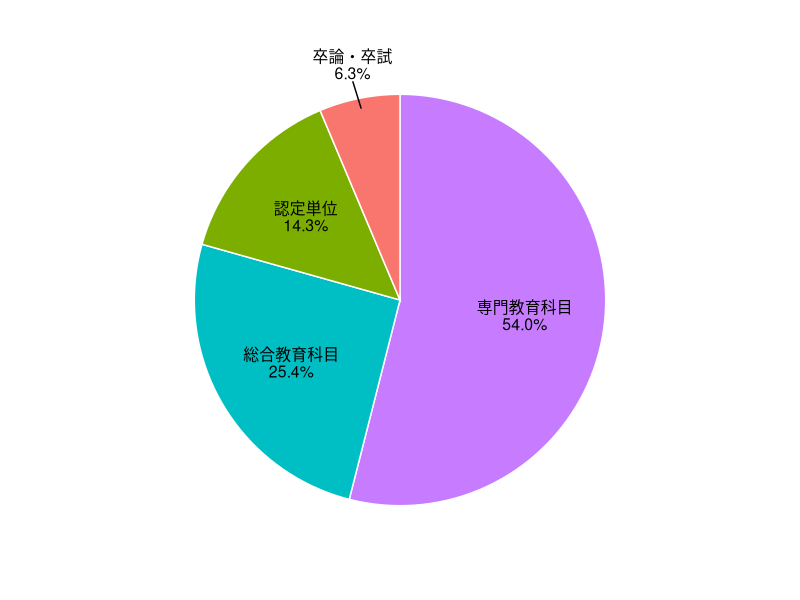
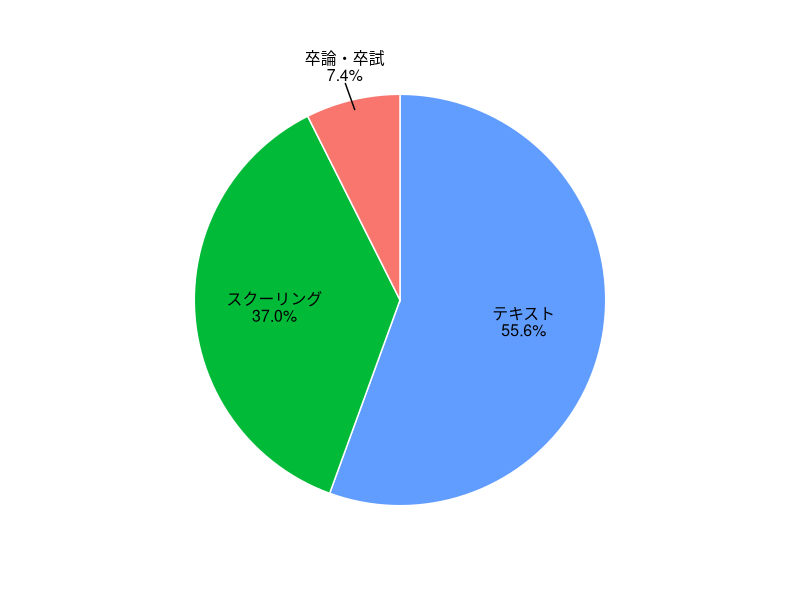
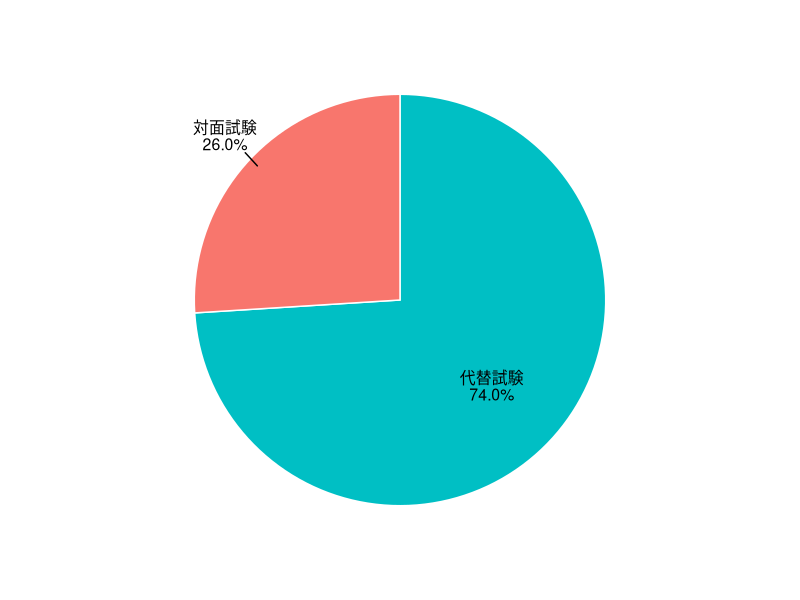
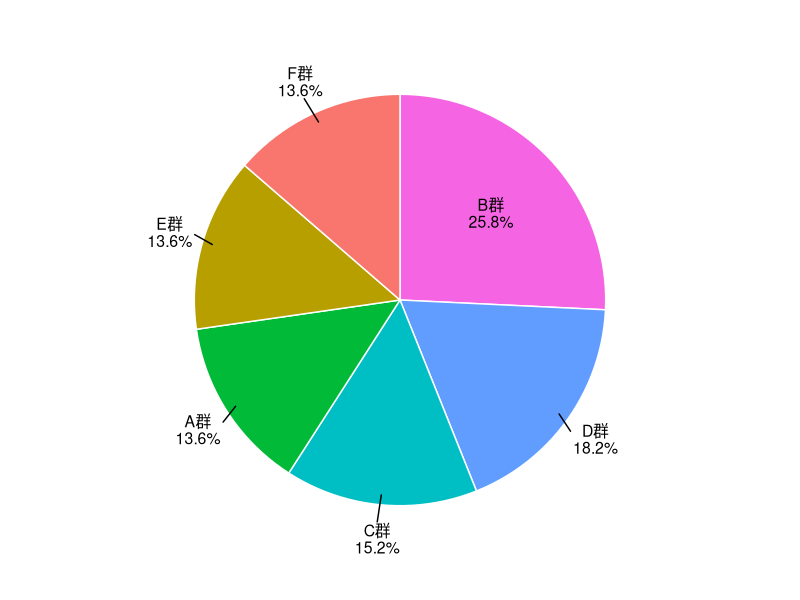
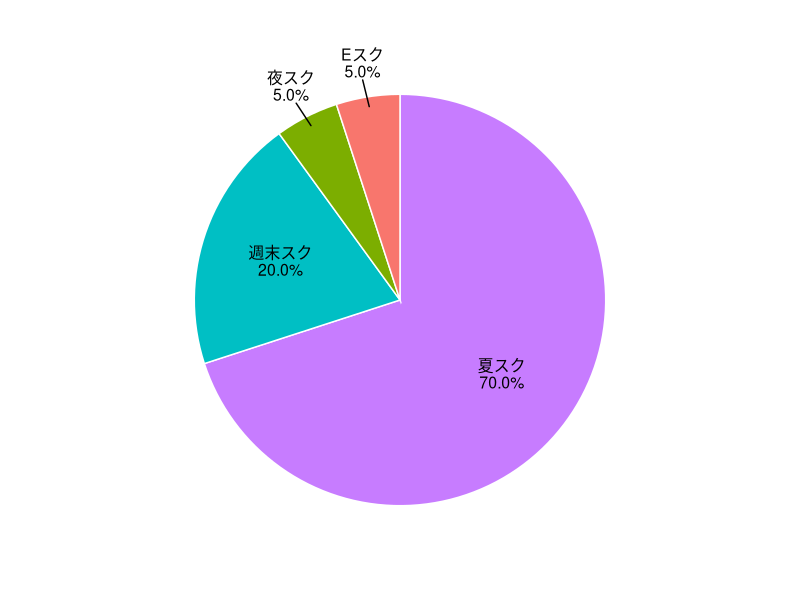
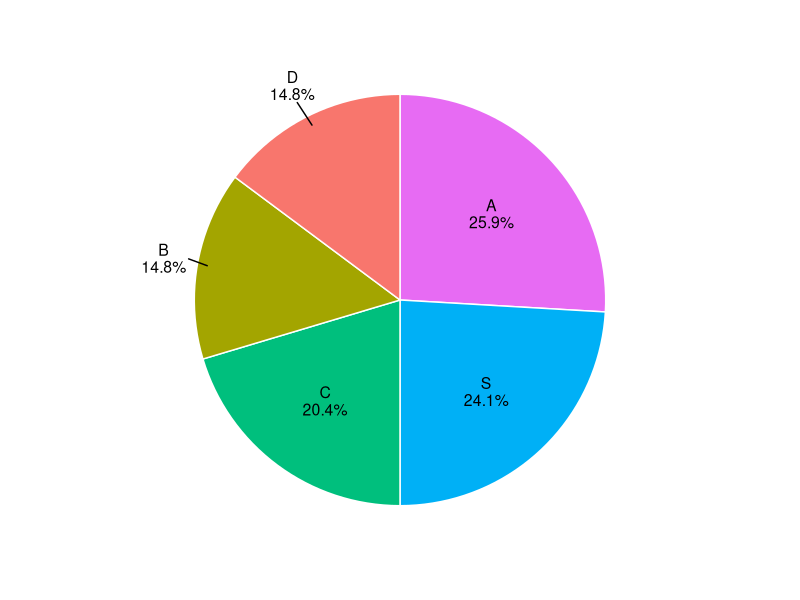
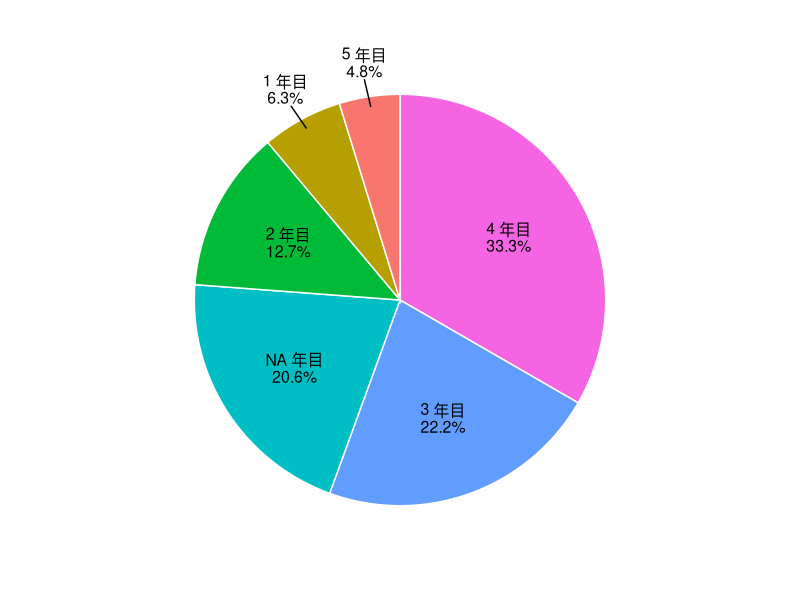
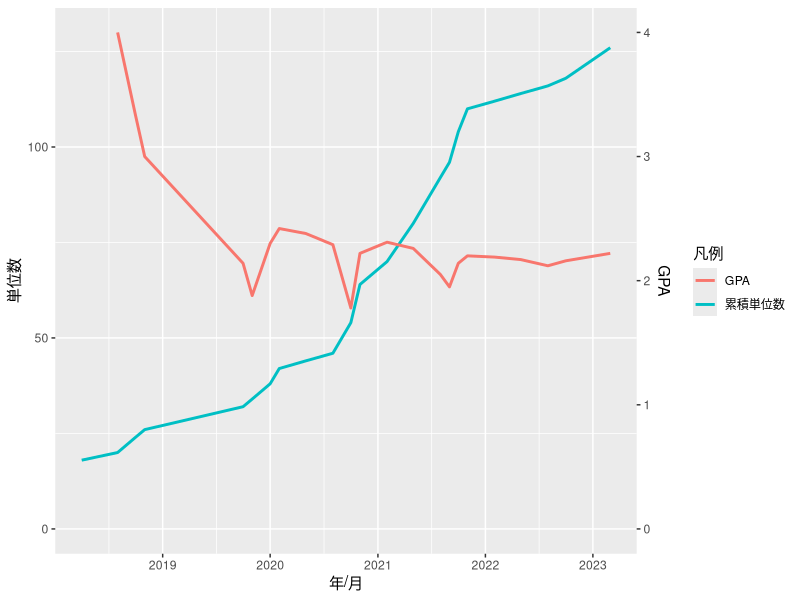

Recreate these plots in R, in order.
## ---- chunk 1
knitr::opts_chunk$set(echo = TRUE)
library(dplyr)
library(stringr)
library(ggplot2)
library(ggrepel)
df<-read.csv ("./kccstats.csv")
## ---- chunk 2
if(0){
matrix <- group_by(df, courseDivision)
matrix <- summarise(matrix,
  divisionName = case_when(
    head(courseDivision,1) == 0 ~ "認定単位", 
    head(courseDivision,1) == 1 ~ "総合教育科目", 
    head(courseDivision,1) == 2 ~ "専門教育科目", 
    head(courseDivision,1) == 3 ~ "卒論・卒試"
  ),
  credits = sum(credits),
  GPA = round(sum(GPA)/sum(credits),2),
)
# courceDivision列を削除
matrix <- matrix[,-1]
# 合計
totalCredits <- sum(subset(
  df$credits,
  df$credits & df$GPA>=0
))
totalGPA <- round(sum(subset(
  df$GPA, 
  df$credits & df$GPA>=0
)) / total, 2)
totalRow <- data.frame(
  divisionName = c("計"),
  credits = c(totalCredits),
  GPA = c(totalGPA)
)
matrix <- rbind(matrix,totalRow)
# NA削除
matrix <- subset(matrix, !(is.na(matrix$divisionName)))
# 列名変更
colnames(matrix) <- c("区分","単位数","GPA")
matrix
}
## ---- chunk 3
# 認定
nintei <- sum(subset(df$credits,df$courseDivision==0))
# 総合科目
sougou <- sum(subset(
  df$credits,
  df$courseDivision==1 & df$GPA>=0
))
sougouGPA <- round(sum(subset(
  df$GPA, 
  df$courseDivision==1 & df$GPA>=0
))/sougou, 2)
# 専門科目
senmon <- sum(subset(
  df$credits,
  df$courseDivision==2 & df$GPA>=0
))
senmonGPA <- round(sum(subset(
  df$GPA, 
  df$courseDivision==2 & df$GPA>=0
))/senmon, 2)
# 卒論
sotsuron <- sum(subset(
  df$credits,
  df$courseDivision==3 & df$GPA>=0
))
sotsuronGPA <- round(sum(subset(
  df$GPA, 
  df$courseDivision==3
))/sotsuron, 2)
# 必修
hisshu  <- sum(subset(
  df$credits,
  df$isRequired==1 & df$GPA>=0
))
hisshuGPA <- round(sum(subset(
  df$GPA, 
  df$isRequired==1 & df$GPA>=0
))/hisshu, 2)
# 選択
sentaku <- sum(subset(
  df$credits,
  df$isRequired==0 & df$GPA>=0
))
sentakuGPA <- round(sum(subset(
  df$GPA, 
  df$isRequired==0 & df$GPA>=0
))/sentaku, 2)
# テキスト
text <- sum(subset(
  df$credits,
  df$isSchooling==0 & df$GPA>=0
))
textGPA <- round(sum(subset(
  df$GPA, 
  df$isSchooling==0 & df$GPA>=0
))/text, 2)
# スクーリング
schooling <- sum(subset(
  df$credits,
  df$isSchooling==1 & df$GPA>=0
))
schoolingGPA <- round(sum(subset(
  df$GPA, 
  df$isSchooling==1 & df$GPA>=0
))/schooling, 2)
# 対面
taimen <- sum(subset(
  df$credits,
  df$isFace2FaceExam==1 & df$GPA>=0
))
taimenGPA <- round(sum(subset(
  df$GPA, 
  df$isFace2FaceExam==1 & df$GPA>=0
))/taimen, 2)
# 代替
daitai <- sum(subset(
  df$credits,
  df$isFace2FaceExam==0 & df$GPA>=0
))
daitaiGPA <- round(sum(subset(
  df$GPA, 
  df$isFace2FaceExam==0 & df$GPA>=0
))/daitai, 2)
# 合計
total <- sum(subset(
  df$credits,
  df$GPA>=0
))
totalGPA <- round(sum(subset(
  df$GPA, 
  df$GPA>=0
)) / total, 2)
# データフレーム作成
matrix <- data.frame(
  "区分" = c("認定単位","総合教育科目","専門教育科目","必修科目","選択科目","テキスト","スクーリング","対面試験","代替試験","卒論・卒試","取得単位計"),
  "単位数" = c(nintei,sougou,senmon,hisshu,sentaku,text,schooling,taimen,daitai,sotsuron,total),
  "GPA" = c(NA,sougouGPA,senmonGPA,hisshuGPA,sentakuGPA,textGPA,schoolingGPA,taimenGPA,daitaiGPA,sotsuronGPA,totalGPA)
)
matrix
## ---- chunk 4
options(warn=-1)
sample_data <- data.frame(
    type = c("認定単位","総合教育科目","専門教育科目","卒論・卒試"),
    n = c(nintei,sougou,senmon,sotsuron)
)
# 凡例を外にするのか内にするのかの境界。描画時にエラーになるときはここを調整してみる 
txtBorder = 0.1
(sample_data %>% arrange(desc(n)) %>%
    mutate(ypos = cumsum(n) - n / 2) %>%
    mutate(per = n / sum(n)) %>%
    mutate(label = paste0(type, "\n", scales::percent(per, 0.1))) %>%
    ggplot(aes(x = 0, y = n, fill = factor(rev(ypos))))
    + geom_col(color = "white")
    + coord_polar("y")
    + geom_text(data = (. %>% filter(per >= txtBorder)),
        aes(x = 0.1, y = ypos, label = label), lineheight = 0.9, size = 4)
    + geom_text_repel(data = (. %>% filter(!(per >= txtBorder))),
        aes(x = 0.4, y = ypos, label = label), nudge_x = 0.2, lineheight = 0.9, size = 4)
    #+ scale_fill_manual(values = rep(alpha(c("#03af7a","#fff100","#005aff","#ff4b00","#4dc4ff","#ff8082","#f6aa00","#990099"), 0.6), 2))
    + theme_void()
    + theme(legend.position = "none")
)
## ---- chunk 5
options(warn=-1)
sample_data <- data.frame(
    type = c("テキスト","スクーリング","卒論・卒試"),
    n = c(text,schooling,sotsuron)
)
# 凡例を外にするのか内にするのかの境界。描画時にエラーになるときはここを調整してみる 
txtBorder = 0.1
(sample_data %>% arrange(desc(n)) %>%
    mutate(ypos = cumsum(n) - n / 2) %>%
    mutate(per = n / sum(n)) %>%
    mutate(label = paste0(type, "\n", scales::percent(per, 0.1))) %>%
    ggplot(aes(x = 0, y = n, fill = factor(rev(ypos))))
    + geom_col(color = "white")
    + coord_polar("y")
    + geom_text(data = (. %>% filter(per >= txtBorder)),
        aes(x = 0.1, y = ypos, label = label), lineheight = 0.9, size = 4)
    + geom_text_repel(data = (. %>% filter(!(per >= txtBorder))),
        aes(x = 0.4, y = ypos, label = label), nudge_x = 0.2, lineheight = 0.9, size = 4)
    #+ scale_fill_manual(values = rep(alpha(c("#03af7a","#fff100","#005aff","#ff4b00","#4dc4ff","#ff8082","#f6aa00","#990099"), 0.6), 2))
    + theme_void()
    + theme(legend.position = "none")
)
## ---- chunk 6
options(warn=-1)
sample_data <- data.frame(
    type = c("対面試験","代替試験"),
    n = c(taimen,daitai)
)
# 凡例を外にするのか内にするのかの境界。描画時にエラーになるときはここを調整してみる 
txtBorder = 0.3
(sample_data %>% arrange(desc(n)) %>%
    mutate(ypos = cumsum(n) - n / 2) %>%
    mutate(per = n / sum(n)) %>%
    mutate(label = paste0(type, "\n", scales::percent(per, 0.1))) %>%
    ggplot(aes(x = 0, y = n, fill = factor(rev(ypos))))
    + geom_col(color = "white")
    + coord_polar("y")
    + geom_text(data = (. %>% filter(per >= txtBorder)),
        aes(x = 0.1, y = ypos, label = label), lineheight = 0.9, size = 4)
    + geom_text_repel(data = (. %>% filter(!(per >= txtBorder))),
        aes(x = 0.4, y = ypos, label = label), nudge_x = 0.2, lineheight = 0.9, size = 4)
    #+ scale_fill_manual(values = rep(alpha(c("#03af7a","#fff100","#005aff","#ff4b00","#4dc4ff","#ff8082","#f6aa00","#990099"), 0.6), 2))
    + theme_void()
    + theme(legend.position = "none")
)
## ---- chunk 7
groupA <- sum(subset(df$credits,df$classGroup=="A" & df$GPA>=0))
groupAGPA <- round(sum(subset(df$GPA, df$classGroup=="A" & df$GPA>=0))/groupA, 2)
groupB <- sum(subset(df$credits,df$classGroup=="B" & df$GPA>=0))
groupBGPA <- round(sum(subset(df$GPA, df$classGroup=="B" & df$GPA>=0))/groupB, 2)
groupC <- sum(subset(df$credits,df$classGroup=="C" & df$GPA>=0))
groupCGPA <- round(sum(subset(df$GPA, df$classGroup=="C" & df$GPA>=0))/groupC, 2)
groupD <- sum(subset(df$credits,df$classGroup=="D" & df$GPA>=0))
groupDGPA <- round(sum(subset(df$GPA, df$classGroup=="D" & df$GPA>=0))/groupD, 2)
groupE <- sum(subset(df$credits,df$classGroup=="E" & df$GPA>=0))
groupEGPA <- round(sum(subset(df$GPA, df$classGroup=="E" & df$GPA>=0))/groupE, 2)
groupF <- sum(subset(df$credits,df$classGroup=="F" & df$GPA>=0))
groupFGPA <- round(sum(subset(df$GPA, df$classGroup=="F" & df$GPA>=0))/groupF, 2)
# データフレーム作成
matrix <- data.frame(
  "科目群" = c("A群","B群","C群","D群","E群","F群"),
  "単位数" = c(groupA,groupB,groupC,groupD,groupE,groupF),
  "GPA" = c(groupAGPA,groupBGPA,groupCGPA,groupDGPA,groupEGPA,groupFGPA)
)
matrix

options(warn=-1)
sample_data <- data.frame(
    type = c("A群","B群","C群","D群","E群","F群"),
    n = c(groupA,groupB,groupC,groupD,groupE,groupF)
)
# 凡例を外にするのか内にするのかの境界。描画時にエラーになるときはここを調整してみる 
txtBorder = 0.2
(sample_data %>% arrange(desc(n)) %>%
    mutate(ypos = cumsum(n) - n / 2) %>%
    mutate(per = n / sum(n)) %>%
    mutate(label = paste0(type, "\n", scales::percent(per, 0.1))) %>%
    ggplot(aes(x = 0, y = n, fill = factor(rev(ypos))))
    + geom_col(color = "white")
    + coord_polar("y")
    + geom_text(data = (. %>% filter(per >= txtBorder)),
        aes(x = 0.1, y = ypos, label = label), lineheight = 0.9, size = 4)
    + geom_text_repel(data = (. %>% filter(!(per >= txtBorder))),
        aes(x = 0.4, y = ypos, label = label), nudge_x = 0.2, lineheight = 0.9, size = 4)
    #+ scale_fill_manual(values = rep(alpha(c("#03af7a","#fff100","#005aff","#ff4b00","#4dc4ff","#ff8082","#f6aa00","#990099"), 0.6), 2))
    + theme_void()
    + theme(legend.position = "none")
)
## ---- chunk 8
# 夏スク
SS <- sum(subset(df$credits,df$schoolingType=="SS" & df$GPA>=0))
SSGPA <- round(sum(subset(df$GPA, df$schoolingType=="SS" & df$GPA>=0))/SS, 2)
# 週末スク
WS <- sum(subset(df$credits,df$schoolingType=="WS" & df$GPA>=0))
WSGPA <- round(sum(subset(df$GPA, df$schoolingType=="WS" & df$GPA>=0))/WS, 2)
# 夜スク
ES <- sum(subset(df$credits,df$schoolingType=="ES" & df$GPA>=0))
ESGPA <- round(sum(subset(df$GPA, df$schoolingType=="ES" & df$GPA>=0))/ES, 2)
# Eスク
E <- sum(subset(df$credits,df$schoolingType=="E" & df$GPA>=0))
EGPA <- round(sum(subset(df$GPA, df$schoolingType=="E" & df$GPA>=0))/E, 2)
# データフレーム作成
matrix <- data.frame(
  "区分" = c("夏スク","週末スク","夜スク","Eスク"),
  "単位数" = c(SS,WS,ES,E),
  "GPA" = c(SSGPA,WSGPA,ESGPA,EGPA)
)
matrix
## ---- chunk 9
options(warn=-1)
sample_data <- data.frame(
    type = matrix$区分,
    n = matrix$単位数
)
# 凡例を外にするのか内にするのかの境界。描画時にエラーになるときはここを調整してみる 
txtBorder = 0.08
(sample_data %>% arrange(desc(n)) %>%
    mutate(ypos = cumsum(n) - n / 2) %>%
    mutate(per = n / sum(n)) %>%
    mutate(label = paste0(type, "\n", scales::percent(per, 0.1))) %>%
    ggplot(aes(x = 0, y = n, fill = factor(rev(ypos))))
    + geom_col(color = "white")
    + coord_polar("y")
    + geom_text(data = (. %>% filter(per >= txtBorder)),
        aes(x = 0.1, y = ypos, label = label), lineheight = 0.9, size = 4)
    + geom_text_repel(data = (. %>% filter(!(per >= txtBorder))),
        aes(x = 0.4, y = ypos, label = label), nudge_x = 0.2, lineheight = 0.9, size = 4)
    #+ scale_fill_manual(values = rep(alpha(c("#03af7a","#fff100","#005aff","#ff4b00","#4dc4ff","#ff8082","#f6aa00","#990099"), 0.6), 2))
    + theme_void()
    + theme(legend.position = "none")
)
## ---- chunk 10
S     <- sum(subset(df$credits, df$grade=='S'))
#rateS <- round(S/total*100,2)
A     <- sum(subset(df$credits, df$grade=='A'))
#rateA <- round(A/total*100,2)
B     <- sum(subset(df$credits, df$grade=='B'))
#rateB <- round(B/total*100,2)
C     <- sum(subset(df$credits, df$grade=='C'))
#rateC <- round(C/total*100,2)
D     <- sum(subset(df$credits, df$grade=='D'))
#rateD <- round(D/total*100,2)
# データフレーム作成
matrix <- data.frame(
  "評価"   = c("S (秀)","A (優)","B (良)","C (可)","D (不可)"),
  "単位数" = c(S,A,B,C,D)
  #"比率"   = c(paste(rateS,"%"),paste(rateA,"%"),paste(rateB,"%"),paste(rateC,"%"),paste(rateD,"%"))
)
matrix
## ---- chunk 11
options(warn=-1)
sample_data <- data.frame(
    type = c("S", "A", "B", "C", "D"),
    n = c(S, A, B, C, D)
)
# 凡例を外にするのか内にするのかの境界。描画時にエラーになるときはここを調整してみる 
txtBorder = 0.2
(sample_data %>% arrange(desc(n)) %>%
    mutate(ypos = cumsum(n) - n / 2) %>%
    mutate(per = n / sum(n)) %>%
    mutate(label = paste0(type, "\n", scales::percent(per, 0.1))) %>%
    ggplot(aes(x = 0, y = n, fill = factor(rev(ypos))))
    + geom_col(color = "white")
    + coord_polar("y")
    + geom_text(data = (. %>% filter(per >= txtBorder)),
        aes(x = 0.1, y = ypos, label = label), lineheight = 0.9, size = 4)
    + geom_text_repel(data = (. %>% filter(!(per >= txtBorder))),
        aes(x = 0.4, y = ypos, label = label), nudge_x = 0.2, lineheight = 0.9, size = 4)
    #+ scale_fill_manual(values = rep(alpha(c("#03af7a","#fff100","#005aff","#ff4b00","#4dc4ff","#ff8082","#f6aa00","#990099"), 0.6), 2))
    + theme_void()
    + theme(legend.position = "none")
)
## ---- chunk 12
matrix <- df
# acquireYearでグループ化
matrix <- group_by(matrix, acquireYear)
# 年度ごと集計
matrix <- summarise(matrix,
  acquireYear  = paste(head(acquireYear,1), "年目"),
  credits      = sum(credits),
  GPA          = round(sum(GPA)/sum(credits), 2)
)
# 単位がある年だけに限定
matrix <- subset(matrix, matrix$credits>0)
# 列名変更
colnames(matrix) <- c("年度","単位数","GPA")
matrix
## ---- chunk 13
options(warn=-1)
sample_data <- data.frame(
    type = matrix$年度,
    n    = matrix$単位数
)
# 凡例を外にするのか内にするのかの境界。描画時にエラーになるときはここを調整してみる 
txtBorder = 0.08
(sample_data %>% arrange(desc(n)) %>%
    mutate(ypos = cumsum(n) - n / 2) %>%
    mutate(per = n / sum(n)) %>%
    mutate(label = paste0(type, "\n", scales::percent(per, 0.1))) %>%
    ggplot(aes(x = 0, y = n, fill = factor(rev(ypos))))
    + geom_col(color = "white")
    + coord_polar("y")
    + geom_text(data = (. %>% filter(per >= txtBorder)),
        aes(x = 0.1, y = ypos, label = label), lineheight = 0.9, size = 4)
    + geom_text_repel(data = (. %>% filter(!(per >= txtBorder))),
        aes(x = 0.4, y = ypos, label = label), nudge_x = 0.2, lineheight = 0.9, size = 4)
    #+ scale_fill_manual(values = rep(alpha(c("#03af7a","#fff100","#005aff","#ff4b00","#4dc4ff","#ff8082","#f6aa00","#990099"), 0.6), 2))
    + theme_void()
    + theme(legend.position = "none")
)
# if(0){}でコメントアウト
if(0){
(sample_data %>% arrange(desc(n)) %>%
    mutate(ypos = cumsum(n) - n / 2) %>%
    mutate(per = n / sum(n)) %>%
    mutate(label = paste0(type, "\n", scales::percent(per, 0.1))) %>%
    ggplot(aes(x = 0, y = n, fill = factor(n)))
    + geom_col()
    + coord_polar("y")
    + geom_text(data = (. %>% filter(per >= 0.05)),
        aes(x = 0.1, y = ypos, label = label))
    + geom_text_repel(
        data = (. %>% 
          filter(!(per >= 0.05))
        ),
        aes(x = 0.4, y = ypos, label = label), nudge_x = 0.2)
    + theme_void()
    + theme(legend.position = "none")
)
}
## ---- chunk 14
options(warn=-1)
df$acquireSemester <- as.Date(df$acquireSemester, "%Y/%m/%d")

#1 y軸の幅指定
y1.lim <- c(0, 130)  #左軸 creditsAccumulation
y2.lim <- c(0, 4)    #右軸 temporaryGPA
#2 気圧の数値を、上記y1.limとy2.limの幅で記載する際に、各数値を調整
#pとlim1とlim2に対する処理を{}にかく
variable_scaler<- function(p, lim1, lim2){
  #lim2[1]は、軸スケールの最小値
  to_zero  <- p-lim2[1]
  #lim1[2]はy1.limの最大値から、lim1[1]はy1.limの最小値を引いたものがy1.lim（左軸）幅ということ。
  y1_range <- lim1[2]-lim1[1]
  #上記と同様y2.lim（右軸）の幅
  y2_range <- lim2[2]-lim2[1]
  #気圧の各数値から、最小値をひく。これに、y1幅/y2幅をかける。y2（右軸）の幅表示をy1（左軸）の幅表示に合わせる作業。
  #左軸の最小値をゼロとするため、もし0以上であれば、その分y1の最小値を足しておく。
  scaled   <- to_zero*y1_range/y2_range
  from_zero <- scaled + lim1[1]     
  return(from_zero)
}

#y2.lim(右軸)の目盛表示を調整。左軸情報から右軸を作成する。
axis_scaler <- function(p, lim1, lim2){
  #左軸の数値-y1（左軸）の最小値
  to_zero <- p-lim1[1]
  y1_range <- lim1[2]-lim1[1] 
  y2_range <- lim2[2]-lim2[1]
  #pは、左軸情報として最小〜最大値があるので、それぞれにy2幅/y1幅をかけることで、左軸情報が右軸情報に変える。
  scaled <- to_zero*y2_range/y1_range
  #右軸の最小値分足しておく。
  from_zero <- scaled + lim2[1]
  return(from_zero)
}
ggplot()+
geom_line(
  data=df,
  aes(
    x=acquireSemester, 
    y=creditsAccumulation,
    color="累積単位数"
  ),
  size=1
)+
geom_line(
  data=df,
  aes(
    x=acquireSemester,
    y=variable_scaler(
      temporaryGPA,
      y1.lim,
      y2.lim
    ),
    color="GPA"
  ),
  size=1
)+
scale_y_continuous(
   limit=y1.lim,
   sec.axis=sec_axis(
     ~(axis_scaler(., y1.lim, y2.lim)),
     name="GPA"
   )
)+
labs(x="年/月", y="単位数", color="凡例")

## ---- chunk 15
ranking <- subset(df, examFaultTimes>0, select=c("className","examFaultTimes"))
# 順位を列名rankとして追加
ranking$rank <- rank(-ranking$examFaultTimes, na.last=NA, ties.method = "min")
# rankの昇順にソート
ranking <- ranking[order(ranking$rank),]
# 列名変更
colnames(ranking) <- c("科目名","不合格回数","順位")
# 列入れ替え
ranking <- ranking[,c(3,1,2)]
# 行番号削除
rownames(ranking) <- NULL
ranking
## ---- chunk 16
df2<-read.csv ("./kccstats_repo.csv")

ranking <- df2
# reportIDでグループ化
ranking <-  group_by(ranking, reportID)
# 同じreportIDの行数-1が不合格回数, それ以外の列は一番上のデータをそのまま表示
ranking <- summarise(ranking,
  reportName=head(reportName,1),
  reportDetail=head(reportDetail,1),
  faultTimes=n()-1
)
# 行と列を限定
ranking <- subset(ranking, ranking$faultTimes>0, select=c("reportName","reportDetail","faultTimes"))
# 順位を列名rankとして追加
ranking$rank <- rank(-ranking$faultTimes, na.last=NA, ties.method = "min")
# rankの昇順にソート
ranking <- ranking[order(ranking$rank),]
# 列名変更
colnames(ranking) <- c("科目名","分冊","不合格回数","順位")
# 列入れ替え
ranking <- ranking[,c(4,1,2,3)]
# 行番号削除
rownames(ranking) <- NULL
ranking
## ---- chunk 17
# 日数を計算して追加
source <- mutate(df2,daysToReturn=(as.Date(returnDate)-as.Date(receiveDate)))
# 列を限定
source <- subset(source, daysToReturn>0, select=c("reportName","reportDetail","submitTime","daysToReturn","result"))
## ---- chunk 18
ranking <-source
# 順位を列名rankとして追加
ranking$rank <- rank(ranking$daysToReturn, na.last=NA, ties.method = "min")
# rankの昇順にソート
ranking <- ranking[order(ranking$rank),]
# 上位5位に限定
ranking <- subset(ranking, rank<=5)
# 列名変更
colnames(ranking) <- c("科目名","分冊","提出回","返却日数","結果","順位")
# 列入れ替え
ranking <- ranking[,c(6,1,2,3,4,5)]
# 行番号削除
rownames(ranking) <- NULL
#select.df2[c(1, 2, 3),]
ranking
## ---- chunk 19
ranking <-source
# 順位を列名rankとして追加
ranking$rank <- rank(-ranking$daysToReturn, na.last=NA, ties.method = "min")
# rankの昇順にソート
ranking <- ranking[order(ranking$rank),]
# 上位5位に限定
ranking <- subset(ranking, rank<=5)
# 列名変更
colnames(ranking) <- c("科目名","分冊","提出回","返却日数","結果","順位")
# 列入れ替え
ranking <- ranking[,c(6,1,2,3,4,5)]
# 行番号削除
rownames(ranking) <- NULL
ranking
